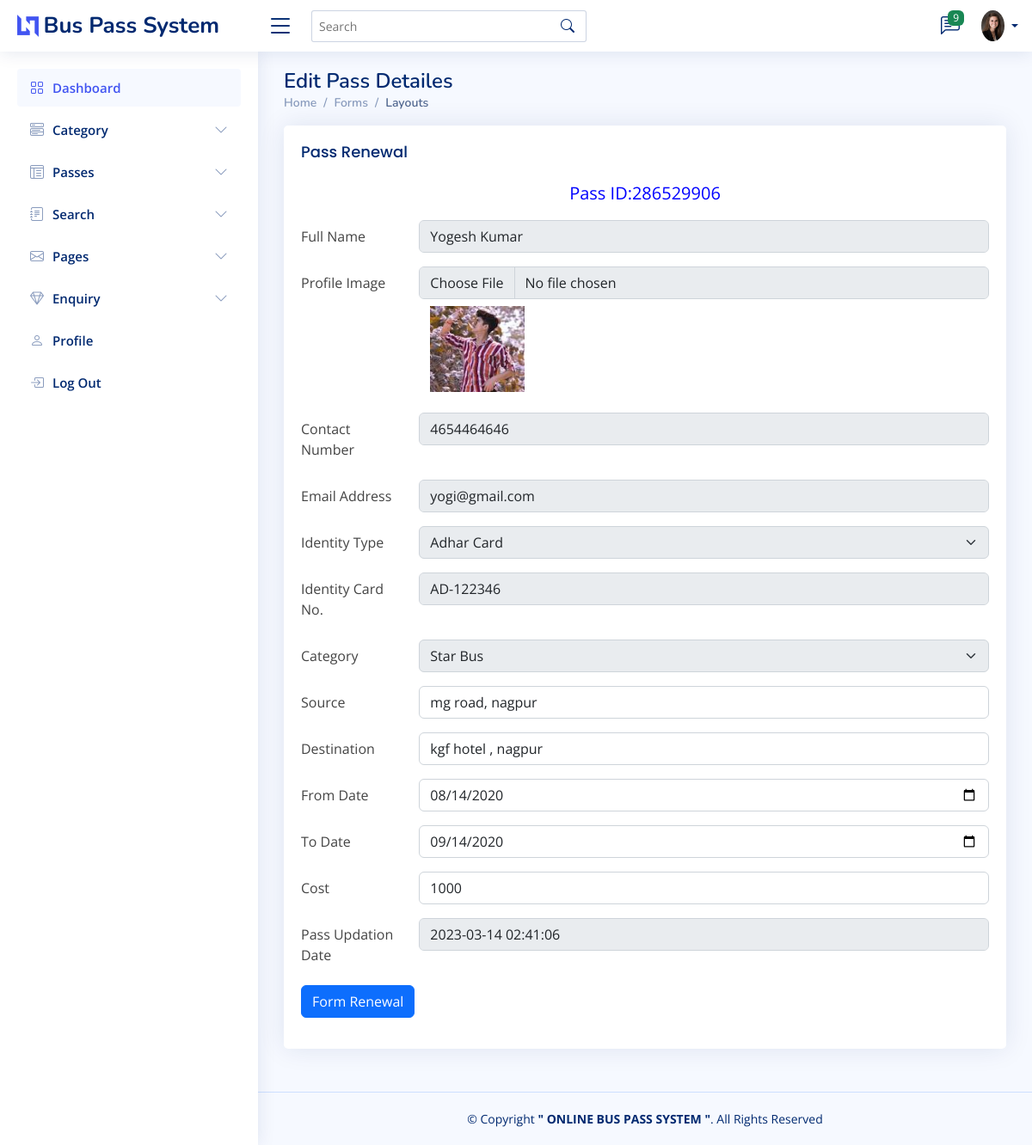
The page /Logis/admin/renewal.php?id=1 on the database its author committed.
### tables this page shows
CREATE TABLE `tblpass` (
  `ID` int(10) NOT NULL,
  `PassNumber` varchar(200) DEFAULT NULL,
  `FullName` varchar(200) DEFAULT NULL,
  `ProfileImage` varchar(200) DEFAULT NULL,
  `ContactNumber` bigint(10) DEFAULT NULL,
  `Email` varchar(200) DEFAULT NULL,
  `IdentityType` varchar(200) DEFAULT NULL,
  `IdentityCardno` varchar(200) DEFAULT NULL,
  `Category` varchar(100) DEFAULT NULL,
  `Source` varchar(200) DEFAULT NULL,
  `Destination` varchar(200) DEFAULT NULL,
  `FromDate` varchar(200) DEFAULT NULL,
  `ToDate` varchar(200) DEFAULT NULL,
  `Cost` decimal(10,0) DEFAULT NULL,
  `PasscreationDate` timestamp NULL DEFAULT current_timestamp() ON UPDATE current_timestamp(),
  `state` varchar(255) DEFAULT NULL,
  `city` varchar(255) DEFAULT NULL
);

### Logis/admin/renewal.php (the view, shortened to what this page needs)
<!DOCTYPE html>
<html lang="en">
<head>
  <link href="assets/vendor/bootstrap/css/bootstrap.min.css" rel="stylesheet">
  <link href="assets/vendor/bootstrap-icons/bootstrap-icons.css" rel="stylesheet">
  <link href="assets/vendor/boxicons/css/boxicons.min.css" rel="stylesheet">
  <link href="assets/vendor/quill/quill.snow.css" rel="stylesheet">
  <link href="assets/vendor/quill/quill.bubble.css" rel="stylesheet">
  <link href="assets/vendor/remixicon/remixicon.css" rel="stylesheet">
  <link href="assets/vendor/simple-datatables/style.css" rel="stylesheet">
  <link href="assets/css/style.css" rel="stylesheet"></head>
</head>
<body>
  <?php include_once('includes/header.php'); ?>
  <?php include_once('includes/sidebar.php'); ?>
  <main id="main" class="main">
    <div class="pagetitle">
      <h1>Edit Pass Detailes</h1>
      <nav>
        <ol class="breadcrumb">
          <li class="breadcrumb-item"><a href="dashboard.php">Home</a></li>
          <li class="breadcrumb-item">Forms</li>
          <li class="breadcrumb-item active">Layouts</li>
        </ol>
      </nav>
    </div>
    <section class="section">
      <div class="row">
        <div class="col-lg-12">
          <div class="card">
            <div class="card-body">
              <h5 class="card-title"> Pass Renewal</h5>
              <form method="post" enctype="multipart/form-data">
              <?PHP
                include_once('includes/config.php');
                $pass_id= $_GET['id'];
                $sql = "SELECT *FROM tblpass WHERE tblpass.ID={$pass_id}";
                $count=1;
                $result = mysqli_query($conn, $sql) or die("Query Failed ");
                if(mysqli_num_rows($result) > 0){
                    while($row = mysqli_fetch_assoc($result)){
              ?>
               <p colspan="6" style="font-size:20px;color:blue;text-align: center;">
                  Pass ID:<?php echo $row['PassNumber'];?>
               </p>
                <div class="row mb-3">
                  <label for="inputText" class="col-sm-2 col-form-label">Full Name</label>
                  <div class="col-sm-10">
                    <input type="text"name="fullname" value="<?php echo $row['FullName']; ?>" class="form-control" disabled>
                  </div>
                </div>
                <div class="row mb-3">
                  <label for="inputNumber" class="col-sm-2 col-form-label">Profile Image</label>
                  <div class="col-sm-10">
                    <input class= "form-control" disabled name="propic"  type="file" id="formFile" accept="image/*" >
                  </div>
                  <div class="col-sm-10">
                  <img class="my-2" src="images/<?php echo $row['ProfileImage'];?>" style= "width:110px; height:100px; margin-left:150px" value="<?php  echo $row['ProfileImage'];?>">
                  </div>
                </div>
                <div class="row mb-3">
                  <label for="inputNumber" class="col-sm-2 col-form-label">Contact Number</label>
                  <div class="col-sm-10">
                    <input type="number"name="cnumber" value="<?php  echo $row['ContactNumber'];?>" maxlength="10" pattern="[0-9]+" class="form-control" disabled>
                  </div>
                </div>
                <div class="row mb-3">
                  <label for="inputEmail" class="col-sm-2 col-form-label">Email Address</label>
                  <div class="col-sm-10">
                    <input type="email" name="email" value=" <?php echo $row['Email']; ?>"  class="form-control" disabled>
                  </div>
                </div>
                <div class="row mb-3">
                  <label class="col-sm-2 col-form-label">Identity Type</label>
                  <div class="col-sm-10">
                    <select disabled class="form-select" name="identitytype" aria-label="Default select example">
                       <option value="<?php echo $row['IdentityType'];?>"><?php  echo $row['IdentityType'];?></option>
                    </select>
                  </div>
                </div>
                <div class="row mb-3">
                  <label for="inputText" class="col-sm-2 col-form-label">Identity Card No.</label>
                  <div class="col-sm-10">
                    <input type="text" name="icnum" value="<?php echo $row['IdentityCardno']; ?>" disabled class="form-control">
                  </div>
                </div>
                <div class="row mb-3">
                  <label class="col-sm-2 col-form-label">Category</label>
                  <div class="col-sm-10">
                    <select disabled class="form-select" name="category" aria-label="Default select example">
                       <?php
                       include_once('includes/config.php');
                        $sql1 = "SELECT *FROM tblcategory";
                        $result1 = mysqli_query($conn , $sql1) or die("Select Query failed");
                        if(mysqli_num_rows($result1) > 0){
                            while($row1 = mysqli_fetch_assoc($result1)){
                        ?>
                            <option disabled value="<?php echo $row1['CategoryName']; ?>" selected>
                                <?php echo $row1['CategoryName']; ?>
                            </option>
                        <?php }} ?>
                    </select>
                  </div>
                </div>
                <div class="row mb-3">
                  <label for="inputText" class="col-sm-2 col-form-label">Source</label>
                  <div class="col-sm-10">
                    <input type="text" name="source" value="<?php echo $row['Source']; ?>"  class="form-control">
                  </div>
                </div>
                <div class="row mb-3">
                  <label for="inputText" class="col-sm-2 col-form-label">Destination</label>
                  <div class="col-sm-10">
                    <input type="text"name="destination"value="<?php echo $row['Destination']; ?>"  class="form-control">
                  </div>
                </div>
                <div class="row mb-3">
                  <label for="inputDate" class="col-sm-2 col-form-label">From Date</label>
                  <div class="col-sm-10">
                    <input type="date" name="fromdate"value="<?php echo $row['FromDate']; ?>"  class="form-control">
                  </div>
                </div>
                <div class="row mb-3">
                  <label for="inputDate" class="col-sm-2 col-form-label">To Date</label>
                  <div class="col-sm-10">
                    <input type="date" name="todate"value="<?php echo $row['ToDate']; ?>"   class="form-control">
                  </div>
                </div>
                <div class="row mb-3">
                  <label for="inputText" class="col-sm-2 col-form-label">Cost</label>
                  <div class="col-sm-10">
                    <input type="text" name="cost" value="<?php echo $row['Cost']; ?>"  class="form-control">
                  </div>
                </div>
                <div class="row mb-3">
                  <label for="inputText" class="col-sm-2 col-form-label">Pass Updation Date</label>
                  <div class="col-sm-10">
                    <input type="text" name="passcreationdate" value="<?php echo $row['PasscreationDate']; ?>"  class="form-control" disabled>
                  </div>
                </div>
                <?PHP $count=$count+1;}} ?>
                <div class="row mb-3">
                  <div class="col-sm-10">
                    <button type="submit" name="submit" it="submit" class="btn btn-primary"> Form Renewal</button>
                  </div>
                </div>
              </form>
            </div>
          </div>
        </div>
      </div>
    </section>
  </main>
  <?php include_once('includes/footer.php'); ?>
</body>
</html>

### Logis/admin/assets/css/style.css (style rules this page uses)
:root { scroll-behavior: smooth; }
body { font-family: "Open Sans", sans-serif; background: #f6f9ff; color: #444444; }
a { color: #4154f1; text-decoration: none; }
h1, h2, h3, h4, h5, h6 { font-family: "Nunito", sans-serif; }
#main { margin-top: 60px; padding: 20px 30px; transition: all 0.3s; }
.pagetitle { margin-bottom: 10px; }
.pagetitle h1 { font-size: 24px; margin-bottom: 0; font-weight: 600; color: #012970; }
.card { margin-bottom: 30px; border: none; border-radius: 5px; box-shadow: 0px 0 30px rgba(1, 41, 112, 0.1); }
.card-title { padding: 20px 0 15px 0; font-size: 18px; font-weight: 500; color: #012970; font-family: "Poppins", sans-serif; }
.card-body { padding: 0 20px 20px 20px; }
.breadcrumb { font-size: 14px; font-family: "Nunito", sans-serif; color: #899bbd; font-weight: 600; }
.breadcrumb a { color: #899bbd; transition: 0.3s; }
.breadcrumb .breadcrumb-item::before { color: #899bbd; }
.breadcrumb .active { color: #51678f; font-weight: 600; }
@media (min-width: 1200px) { #main, #footer { margin-left: 300px; } }

### rows shown on the page
tblpass: PassNumber "286529906", fullname "Yogesh Kumar", ProfileImage (picture), cnumber "4654464646", email "yogi@gmail.com", identitytype "Adhar Card", icnum "AD-122346", source "mg road, nagpur", cost "1000", passcreationdate "2023-03-14 02:41:06"

### other values the page prints
$count "9"
form field category "Star Bus"
